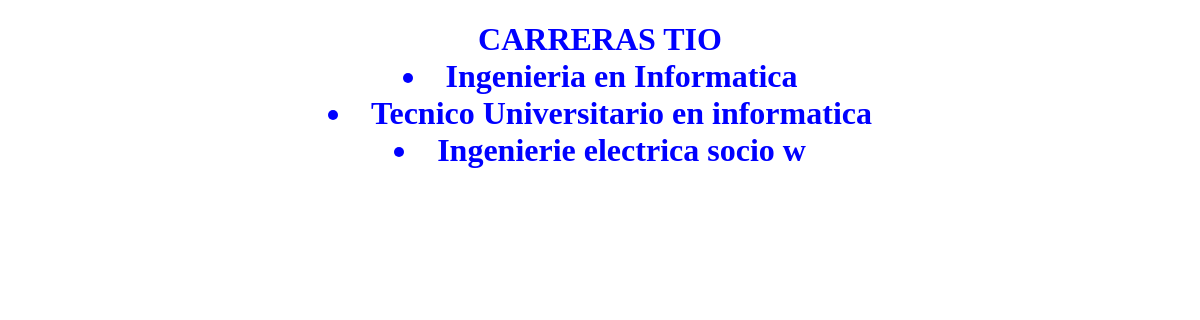
Before: /carreras/ with the older database file.
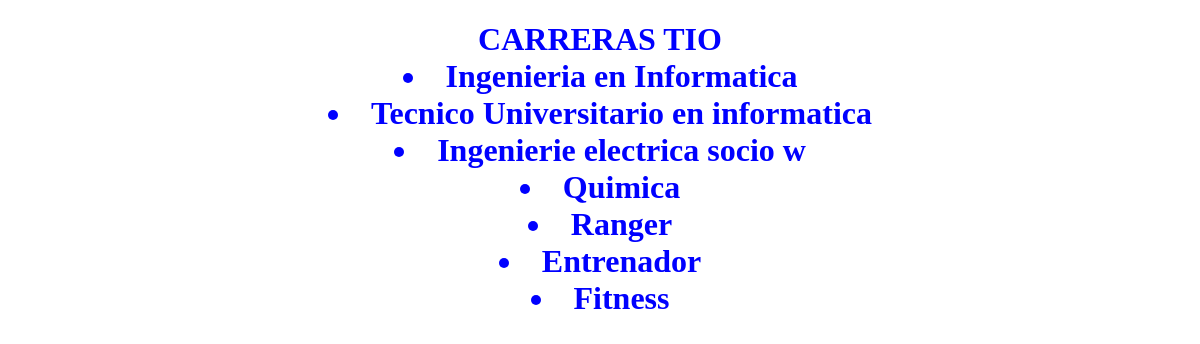
After: the same page with the newer database file.
### core/models.py (models this page shows, shortened)
class Carrera(models.Model):
    codigo= models.CharField(max_length=10)
    nombre_carrera= models.CharField(max_length=50)
    duracion_semestres= models.IntegerField()

### core/views.py (the view)
# urls.py: path('carreras/', views.carrera, name="carrera"),
def carrera(request):
    carreras = Carrera.objects.all()  #Selecciona todo lo de la tabla carrera
    data = {
        'carreras': carreras
    }
    return render(request,'core/carreras.html', data)

### core/templates/core/carreras.html (shortened to what this page needs)
{% load static %}
<!DOCTYPE html>
<html lang="en">
<head>
    <link type="text/css" href='{% static "css/temas.css" %}' rel="stylesheet" />
</head>
<body>
    <h1>CARRERAS TIO</h>
    {% for carrera in carreras %}
    <li>{{carrera.nombre_carrera}} </li>
    {% endfor %}
</body>
</html>

### core/static/css/temas.css (style rules this page uses)
h1 { text-align: center; color: blue; }

Changed rows visible on the page:
added Carrera: nombre_carrera "Quimica"
added Carrera: nombre_carrera "Ranger"
added Carrera: nombre_carrera "Entrenador"
added Carrera: nombre_carrera "Fitness"
